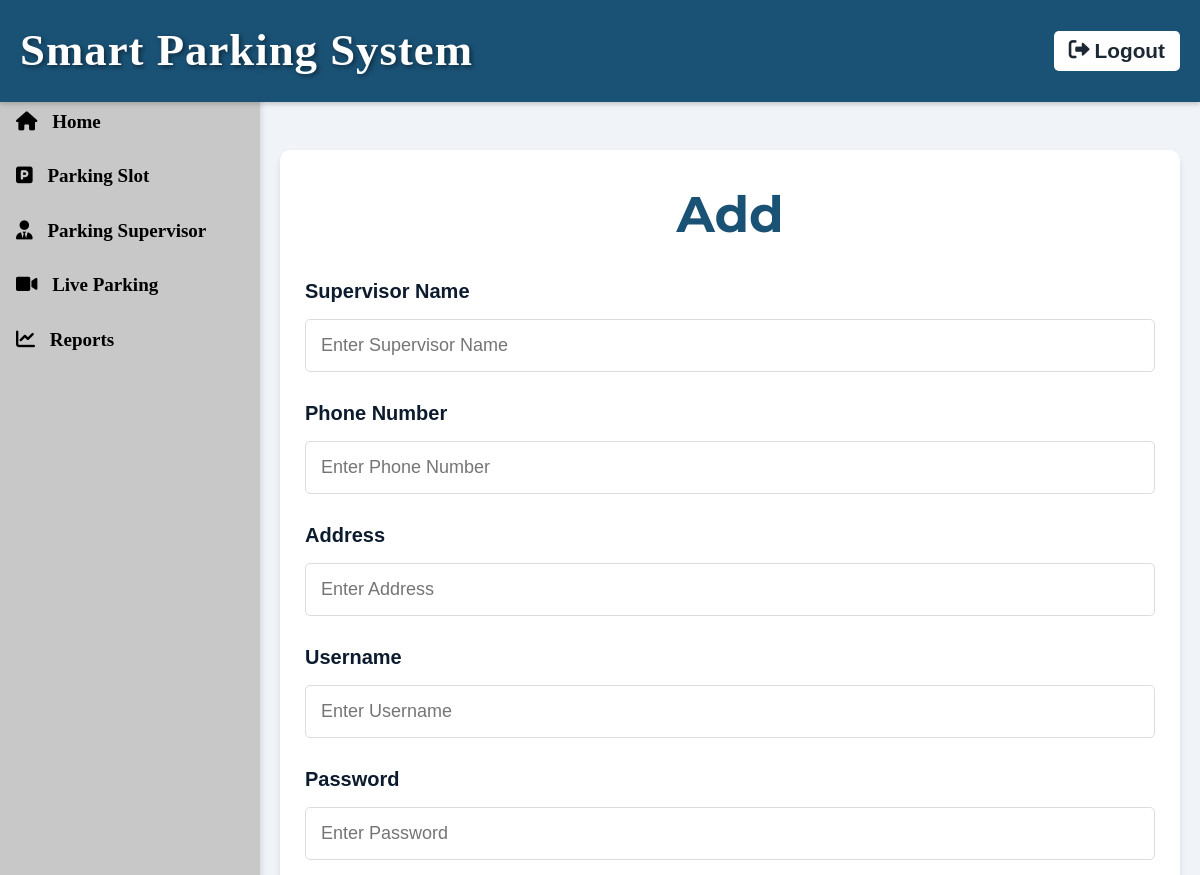
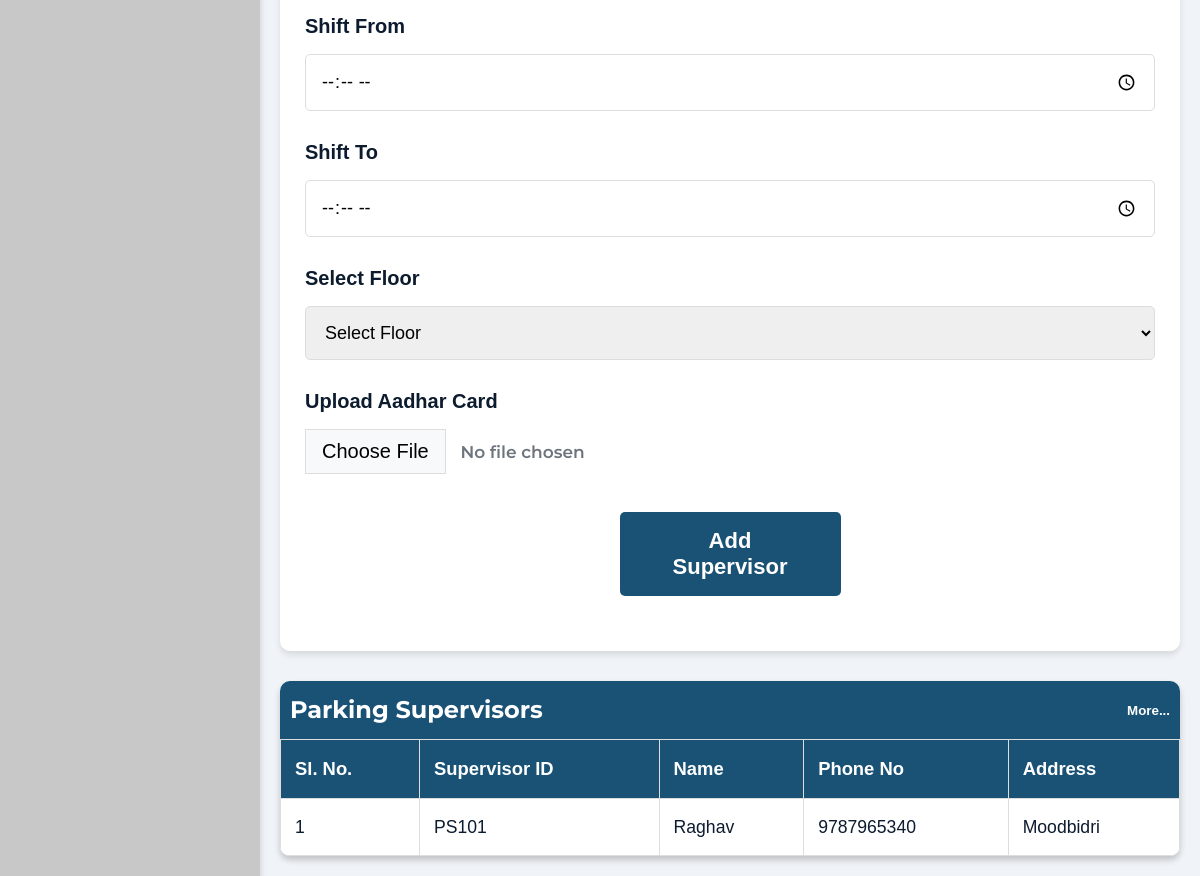
The app's page /add_parking_supervisor.php with its own data (2 pictures, top to bottom).
### tables this page shows
CREATE TABLE `parking_supervisors` (
  `id` int(11) NOT NULL,
  `supervisor_id` varchar(50) NOT NULL,
  `supervisor_name` varchar(100) NOT NULL,
  `phone_number` varchar(20) NOT NULL,
  `address` varchar(255) NOT NULL,
  `username` varchar(50) NOT NULL,
  `password` varchar(255) NOT NULL,
  `shift_from` time NOT NULL,
  `shift_to` time NOT NULL,
  `floor_id` int(11) NOT NULL,
  `aadhaar_card` varchar(255) DEFAULT NULL
);

### add_parking_supervisor.php (the view, shortened to what this page needs)
<?php
$servername = "localhost";
$username = "root";
$password = "";
$dbname = "mall";
$conn = new mysqli($servername, $username, $password, $dbname);
$supervisors = $conn->query("SELECT ps.*, f.floor_name
                             FROM parking_supervisors ps
                             JOIN floors f ON ps.floor_id = f.floor_id");
?>
<!DOCTYPE html>
<html lang="en">
<head>
    <link href="https://cdnjs.cloudflare.com/ajax/libs/font-awesome/6.0.0/css/all.min.css" rel="stylesheet">
</head>
<body>
    <div class="topbar">
        <div class="topbar-title">Smart Parking System</div>
        <button class="logout-btn">
            <li><a href="main.html"><i class="fas fa-sign-out-alt"></i> Logout</a></li>
        </button>
    </div>
    <div class="dashboard-container">
        <nav class="sidebar">
            <ul class="sidebar-nav">
                <li><a href="index.php"><i class="fas fa-home"></i> Home</a></li>
                <li><a href="add_slot.php"><i class="fas fa-parking"></i> Parking Slot</a></li>
                <li><a href="add_parking_supervisor.php"><i class="fas fa-user-tie"></i> Parking Supervisor</a></li>
                <li><a href="live_parking.php"><i class="fas fa-video"></i> Live Parking</a></li>
                <li><a href="report.php"><i class="fas fa-chart-line"></i> Reports</a></li>
            </ul>
        </nav>
        <main class="main-content">
            <div class="card-container">
                <div class="form-card">
                <h2 style="text-align: center; margin-bottom: 20px; color: var(--primary-color); font-size:50px;">Add</h2>
                    <form id="addSupervisorForm" enctype="multipart/form-data">
                        <div class="form-group">
                            <label for="supervisorName">Supervisor Name</label>
                            <input type="text" id="supervisorName" name="supervisorName" required placeholder="Enter Supervisor Name">
                        </div>
                        <div class="form-group">
                            <label for="phoneNo">Phone Number</label>
                            <input type="tel" id="phoneNo" name="phoneNo" required placeholder="Enter Phone Number" pattern="[0-9]{10}">
                        </div>
                        <div class="form-group">
                            <label for="address">Address</label>
                            <input type="text" id="address" name="address" required placeholder="Enter Address">
                        </div>
                        <div class="form-group">
                            <label for="username">Username</label>
                            <input type="text" id="username" name="username" required placeholder="Enter Username" autocomplete="new-username">
                        </div>
                        <div class="form-group">
                            <label for="password">Password</label>
                            <input type="password" id="password" name="password" required placeholder="Enter Password" minlength="8" autocomplete="new-password">
                        </div>
                        <div class="form-group">
                            <label for="shiftFrom">Shift From</label>
                            <input type="time" id="shiftFrom" name="shiftFrom" required>
                        </div>
                        <div class="form-group">
                            <label for="shiftTo">Shift To</label>
                            <input type="time" id="shiftTo" name="shiftTo" required>
                        </div>
                        <div class="form-group">
                            <label for="floor">Select Floor</label>
                            <select id="floor" name="floor" required>
                                <option value="">Select Floor</option>
                            </select>
                        </div>
                        <div class="form-group">
                            <label for="aadharCard">Upload Aadhar Card</label>
                            <div class="file-upload-container">
                                <button type="button" class="file-upload-btn">Choose File</button>
                                <span class="file-upload-name">No file chosen</span>
                            </div>
                        </div>
                        <button type="submit" class="add-supervisor-btn">Add Supervisor</button>
                    </form>
                </div>
            </div>
            <div class="dashboard-card">
                <div class="supervisor-table" id="supervisorsContainer">
                    <div class="supervisor-table-header">
                        <h3>Parking Supervisors</h3>
                        <button id="toggleDetailsBtn" class="toggle-details-btn">More...</button>
                    </div>
                    <table>
                        <thead>
                            <tr>
                                <th>Sl. No.</th>
                                <th>Supervisor ID</th>
                                <th>Name</th>
                                <th>Phone No</th>
                                <th>Address</th>
                            </tr>
                        </thead>
                        <tbody>
                            <?php
                            if ($supervisors->num_rows > 0) {
                                $index = 1;
                                while ($row = $supervisors->fetch_assoc()) {
                            ?>
                            <tr>
                                <td><?php echo $index; ?></td>
                                <td><?php echo htmlspecialchars($row['supervisor_id']); ?></td>
                                <td><?php echo htmlspecialchars($row['supervisor_name']); ?></td>
                                <td><?php echo htmlspecialchars($row['phone_number']); ?></td>
                                <td><?php echo htmlspecialchars($row['address']); ?></td>
                            </tr>
                            <?php
                                    $index++;
                                }
                            }
                            ?>
                        </tbody>
                    </table>
                </div>
            </div>
        </main>
    </div>
</body>
</html>

### add_parking_supervisor.php (style rules this page uses)
:root { --primary-color: #1a5276; --secondary-color: #f0f3f7; --text-color: #0c1b2e; --sidebar-bg: #d6dbdf; }
* { margin: 0; padding: 0; box-sizing: border-box; }
body { font-family: Calibri, 'Montserrat', sans-serif; background-color: var(--secondary-color); color: var(--text-color); line-height: 1.6; font-weight: 600; font-size: 17px; }
.topbar { background-color: var(--primary-color); display: flex; justify-content: space-between; align-items: center; padding: 15px 20px; box-shadow: 0 2px 5px rgba(0,0,0,0.2); position: fixed; top: 0; left: 0; right: 0; z-index: 1000; }
.topbar-title { color: white; font-size: 2.5rem; font-weight: 700; letter-spacing: 1px; font-family: 'Playfair Display', calibri; font-size: 2.8rem; color: #ffffff; text-shadow: 2px 2px 5px rgba(0, 0, 0, 0.5); }
.logout-btn { background-color: white; color: var(--primary-color); border: none; padding: 8px 15px; border-radius: 5px; cursor: pointer; transition: background-color 0.3s ease; }
.logout-btn li { list-style: none; }
.logout-btn li a { text-decoration: none; color: #1c2833; display: flex; align-items: center; font-weight: 700; font-size: 1.3rem; }
.logout-btn li a i { margin-right: 5px; }
.dashboard-container { display: flex; margin-top: 70px; }
.sidebar { position: fixed; top: 0; left: 0; width: 260px; height: 100%; background-color: #C8C8C8; padding-top: 20px; box-shadow: 2px 0 5px rgba(0, 0, 0, 0.1); font-family: "calibri"; margin-top: 75px; }
.sidebar a { display: block; color: black; padding: 12px 16px; text-decoration: none; font-size: 19px; }
.sidebar a i { margin-right: 10px; }
.main-content { margin-left: 260px; padding: 20px; flex-grow: 1; min-height: calc(100vh - 70px); box-sizing: border-box; margin-top: 60px; }
.form-group { margin-bottom: 25px; }
.form-group label { display: block; margin-bottom: 12px; font-weight: 700; font-family: Calibri, sans-serif; font-size: 20px; }
.form-group input, .form-group select { width: 100%; padding: 15px; border: 1px solid #ddd; border-radius: 5px; font-family: Calibri, sans-serif; font-size: 18px; font-weight: 500; }
.supervisor-table { width: 100%; background-color: white; border-radius: 10px; box-shadow: 0 4px 6px rgba(0,0,0,0.2); margin-top: 20px; overflow-x: auto; }
.supervisor-table table { width: 100%; border-collapse: collapse; font-family: Calibri, sans-serif; }
.supervisor-table th, .supervisor-table td { border: 1px solid #ddd; padding: 14px; text-align: left; font-size: 1.1rem; font-weight: 500; }
.supervisor-table th { background-color: var(--primary-color); color: white; font-weight: 700; font-size: 1.15rem; }
.supervisor-table-header h3 { font-size: 1.5rem; font-weight: 700; }
.add-supervisor-btn { background-color: var(--primary-color); color: white; border: none; padding: 16px 32px; border-radius: 5px; cursor: pointer; transition: background-color 0.3s; font-family: Calibri, sans-serif; font-size: 22px; font-weight: 800; width: 26%; display: block; margin: 30px auto; }
.file-upload-container { position: relative; overflow: hidden; display: inline-block; }
.file-upload-btn { border: 1px solid #ddd; display: inline-block; padding: 10px 16px; cursor: pointer; background-color: #f8f9fa; font-size: 20px; }
.file-upload-name { margin-left: 10px; color: #6c757d; }
.supervisor-table-header { display: flex; justify-content: space-between; align-items: center; padding: 10px; background-color: var(--primary-color); color: white; }
.toggle-details-btn { background-color: transparent; border: none; color: white; cursor: pointer; font-weight: bold; margin-left: 10px; }
.card-container { display: grid; grid-template-columns: repeat(auto-fit, minmax(300px, 1fr)); gap: 20px; margin-bottom: 30px; }
.form-card { background-color: white; border-radius: 10px; padding: 25px; box-shadow: 0 4px 6px rgba(0, 0, 0, 0.1); }
.form-card h2 { text-align: center; margin-bottom: 25px; color: var(--primary-color); font-size: 2rem; font-weight: 700; }

### records on screen
parking_supervisors: supervisor "PS101", supervisor_name "Raghav", phone_number "9787965340", address "Moodbidri"
